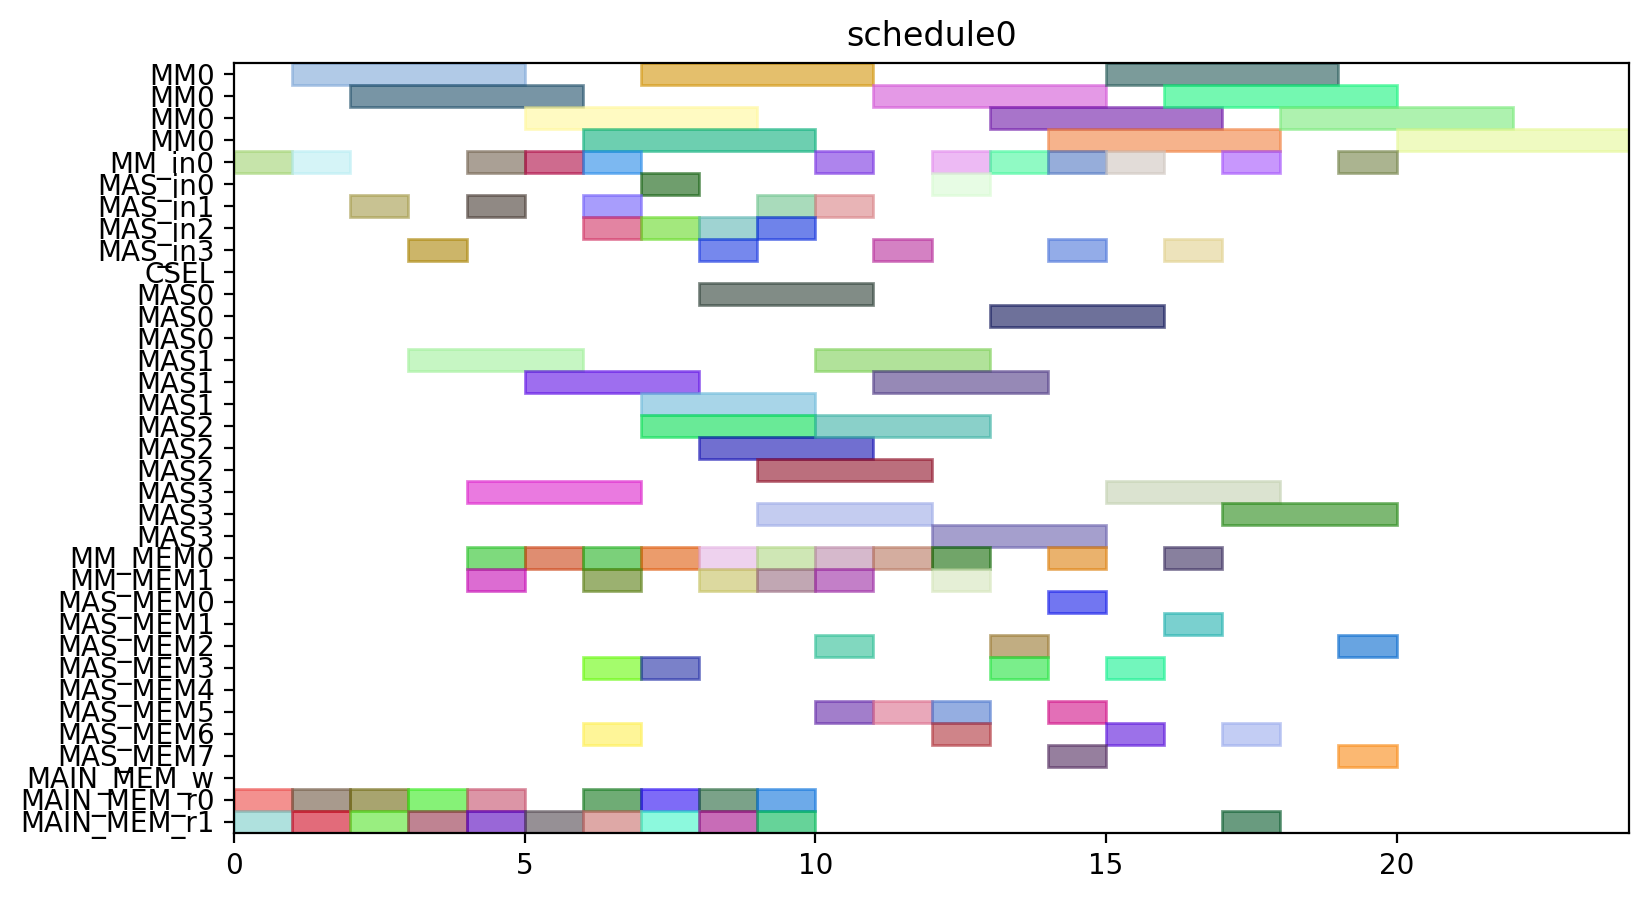

The script that drew this image:
from pyschedule import Scenario, solvers, plotters, alt


def solve():
	horizon = 120
	S = Scenario("schedule0", horizon=horizon)

	# resource
	MM = S.Resources('MM', num=1, size=4)
	MM_in = S.Resources('MM_in', num=1)
	MAS_in = S.Resources('MAS_in', num=4)
	CSEL = S.Resource('CSEL')
	MAS = S.Resources('MAS', num=4, size=3, periods=range(1, horizon))
	MM_MEM = S.Resources('MM_MEM', num=2)
	MAS_MEM = S.Resources('MAS_MEM', num=8)
	MAIN_MEM_w = S.Resource('MAIN_MEM_w', size=1)
	MAIN_MEM_r = S.Resources('MAIN_MEM_r', num=2)

	# result of previous scheduling

	# new tasks
	t0 = S.Task('t0', length=4, delay_cost=1)
	t0 += alt(MM)
	t0_in = S.Task('t0_in', length=1, delay_cost=1)
	t0_in += alt(MM_in)
	S += t0_in*MM_in[0]<=t0*MM[0]
	t0_mem0 = S.Task('t0_mem0', length=1, delay_cost=1)
	t0_mem0 += MAIN_MEM_r[0]
	S += t0_mem0 <= t0

	t0_mem1 = S.Task('t0_mem1', length=1, delay_cost=1)
	t0_mem1 += MAIN_MEM_r[1]
	S += t0_mem1 <= t0

	t1 = S.Task('t1', length=4, delay_cost=1)
	t1 += alt(MM)
	t1_in = S.Task('t1_in', length=1, delay_cost=1)
	t1_in += alt(MM_in)
	S += t1_in*MM_in[0]<=t1*MM[0]
	t1_mem0 = S.Task('t1_mem0', length=1, delay_cost=1)
	t1_mem0 += MAIN_MEM_r[0]
	S += t1_mem0 <= t1

	t1_mem1 = S.Task('t1_mem1', length=1, delay_cost=1)
	t1_mem1 += MAIN_MEM_r[1]
	S += t1_mem1 <= t1

	t2 = S.Task('t2', length=4, delay_cost=1)
	t2 += alt(MM)
	t2_in = S.Task('t2_in', length=1, delay_cost=1)
	t2_in += alt(MM_in)
	S += t2_in*MM_in[0]<=t2*MM[0]
	t2_mem0 = S.Task('t2_mem0', length=1, delay_cost=1)
	t2_mem0 += MAIN_MEM_r[0]
	S += t2_mem0 <= t2

	t2_mem1 = S.Task('t2_mem1', length=1, delay_cost=1)
	t2_mem1 += MAIN_MEM_r[1]
	S += t2_mem1 <= t2

	t3 = S.Task('t3', length=3, delay_cost=1)
	t3 += alt(MAS)
	t3_in = S.Task('t3_in', length=1, delay_cost=1)
	t3_in += alt(MAS_in)
	S += t3_in*MAS_in[0]<=t3*MAS[0]

	S += t3_in*MAS_in[1]<=t3*MAS[1]

	S += t3_in*MAS_in[2]<=t3*MAS[2]

	S += t3_in*MAS_in[3]<=t3*MAS[3]

	t3_mem0 = S.Task('t3_mem0', length=1, delay_cost=1)
	t3_mem0 += MAIN_MEM_r[0]
	S += t3_mem0 <= t3

	t3_mem1 = S.Task('t3_mem1', length=1, delay_cost=1)
	t3_mem1 += MAIN_MEM_r[1]
	S += t3_mem1 <= t3

	t4 = S.Task('t4', length=3, delay_cost=1)
	t4 += alt(MAS)
	t4_in = S.Task('t4_in', length=1, delay_cost=1)
	t4_in += alt(MAS_in)
	S += t4_in*MAS_in[0]<=t4*MAS[0]

	S += t4_in*MAS_in[1]<=t4*MAS[1]

	S += t4_in*MAS_in[2]<=t4*MAS[2]

	S += t4_in*MAS_in[3]<=t4*MAS[3]

	t4_mem0 = S.Task('t4_mem0', length=1, delay_cost=1)
	t4_mem0 += MAIN_MEM_r[0]
	S += t4_mem0 <= t4

	t4_mem1 = S.Task('t4_mem1', length=1, delay_cost=1)
	t4_mem1 += MAIN_MEM_r[1]
	S += t4_mem1 <= t4

	t8 = S.Task('t8', length=3, delay_cost=1)
	t8 += alt(MAS)
	t8_in = S.Task('t8_in', length=1, delay_cost=1)
	t8_in += alt(MAS_in)
	S += t8_in*MAS_in[0]<=t8*MAS[0]

	S += t8_in*MAS_in[1]<=t8*MAS[1]

	S += t8_in*MAS_in[2]<=t8*MAS[2]

	S += t8_in*MAS_in[3]<=t8*MAS[3]

	t8_mem0 = S.Task('t8_mem0', length=1, delay_cost=1)
	t8_mem0 += MAIN_MEM_r[0]
	S += t8_mem0 <= t8

	t8_mem1 = S.Task('t8_mem1', length=1, delay_cost=1)
	t8_mem1 += MAIN_MEM_r[1]
	S += t8_mem1 <= t8

	t9 = S.Task('t9', length=3, delay_cost=1)
	t9 += alt(MAS)
	t9_in = S.Task('t9_in', length=1, delay_cost=1)
	t9_in += alt(MAS_in)
	S += t9_in*MAS_in[0]<=t9*MAS[0]

	S += t9_in*MAS_in[1]<=t9*MAS[1]

	S += t9_in*MAS_in[2]<=t9*MAS[2]

	S += t9_in*MAS_in[3]<=t9*MAS[3]

	t9_mem0 = S.Task('t9_mem0', length=1, delay_cost=1)
	t9_mem0 += MAIN_MEM_r[0]
	S += t9_mem0 <= t9

	t9_mem1 = S.Task('t9_mem1', length=1, delay_cost=1)
	t9_mem1 += MAIN_MEM_r[1]
	S += t9_mem1 <= t9

	t13 = S.Task('t13', length=3, delay_cost=1)
	t13 += alt(MAS)
	t13_in = S.Task('t13_in', length=1, delay_cost=1)
	t13_in += alt(MAS_in)
	S += t13_in*MAS_in[0]<=t13*MAS[0]

	S += t13_in*MAS_in[1]<=t13*MAS[1]

	S += t13_in*MAS_in[2]<=t13*MAS[2]

	S += t13_in*MAS_in[3]<=t13*MAS[3]

	t13_mem0 = S.Task('t13_mem0', length=1, delay_cost=1)
	t13_mem0 += MAIN_MEM_r[0]
	S += t13_mem0 <= t13

	t13_mem1 = S.Task('t13_mem1', length=1, delay_cost=1)
	t13_mem1 += MAIN_MEM_r[1]
	S += t13_mem1 <= t13

	t14 = S.Task('t14', length=3, delay_cost=1)
	t14 += alt(MAS)
	t14_in = S.Task('t14_in', length=1, delay_cost=1)
	t14_in += alt(MAS_in)
	S += t14_in*MAS_in[0]<=t14*MAS[0]

	S += t14_in*MAS_in[1]<=t14*MAS[1]

	S += t14_in*MAS_in[2]<=t14*MAS[2]

	S += t14_in*MAS_in[3]<=t14*MAS[3]

	t14_mem0 = S.Task('t14_mem0', length=1, delay_cost=1)
	t14_mem0 += MAIN_MEM_r[0]
	S += t14_mem0 <= t14

	t14_mem1 = S.Task('t14_mem1', length=1, delay_cost=1)
	t14_mem1 += MAIN_MEM_r[1]
	S += t14_mem1 <= t14

	t5 = S.Task('t5', length=4, delay_cost=1)
	t5 += alt(MM)
	t5_in = S.Task('t5_in', length=1, delay_cost=1)
	t5_in += alt(MM_in)
	S += t5_in*MM_in[0]<=t5*MM[0]
	t5_mem0 = S.Task('t5_mem0', length=1, delay_cost=1)
	t5_mem0 += alt(MAS_MEM)
	S += (t3*MAS[0])-1 < t5_mem0*MAS_MEM[0]
	S += (t3*MAS[1])-1 < t5_mem0*MAS_MEM[2]
	S += (t3*MAS[2])-1 < t5_mem0*MAS_MEM[4]
	S += (t3*MAS[3])-1 < t5_mem0*MAS_MEM[6]
	S += t5_mem0 <= t5

	t5_mem1 = S.Task('t5_mem1', length=1, delay_cost=1)
	t5_mem1 += alt(MAS_MEM)
	S += (t4*MAS[0])-1 < t5_mem1*MAS_MEM[1]
	S += (t4*MAS[1])-1 < t5_mem1*MAS_MEM[3]
	S += (t4*MAS[2])-1 < t5_mem1*MAS_MEM[5]
	S += (t4*MAS[3])-1 < t5_mem1*MAS_MEM[7]
	S += t5_mem1 <= t5

	t6 = S.Task('t6', length=3, delay_cost=1)
	t6 += alt(MAS)
	t6_in = S.Task('t6_in', length=1, delay_cost=1)
	t6_in += alt(MAS_in)
	S += t6_in*MAS_in[0]<=t6*MAS[0]

	S += t6_in*MAS_in[1]<=t6*MAS[1]

	S += t6_in*MAS_in[2]<=t6*MAS[2]

	S += t6_in*MAS_in[3]<=t6*MAS[3]

	t6_mem0 = S.Task('t6_mem0', length=1, delay_cost=1)
	t6_mem0 += alt(MM_MEM)
	S += (t0*MM[0])-1 < t6_mem0*MM_MEM[0]
	S += t6_mem0 <= t6

	t6_mem1 = S.Task('t6_mem1', length=1, delay_cost=1)
	t6_mem1 += alt(MM_MEM)
	S += (t1*MM[0])-1 < t6_mem1*MM_MEM[1]
	S += t6_mem1 <= t6

	t10 = S.Task('t10', length=4, delay_cost=1)
	t10 += alt(MM)
	t10_in = S.Task('t10_in', length=1, delay_cost=1)
	t10_in += alt(MM_in)
	S += t10_in*MM_in[0]<=t10*MM[0]
	t10_mem0 = S.Task('t10_mem0', length=1, delay_cost=1)
	t10_mem0 += alt(MAS_MEM)
	S += (t8*MAS[0])-1 < t10_mem0*MAS_MEM[0]
	S += (t8*MAS[1])-1 < t10_mem0*MAS_MEM[2]
	S += (t8*MAS[2])-1 < t10_mem0*MAS_MEM[4]
	S += (t8*MAS[3])-1 < t10_mem0*MAS_MEM[6]
	S += t10_mem0 <= t10

	t10_mem1 = S.Task('t10_mem1', length=1, delay_cost=1)
	t10_mem1 += alt(MAS_MEM)
	S += (t9*MAS[0])-1 < t10_mem1*MAS_MEM[1]
	S += (t9*MAS[1])-1 < t10_mem1*MAS_MEM[3]
	S += (t9*MAS[2])-1 < t10_mem1*MAS_MEM[5]
	S += (t9*MAS[3])-1 < t10_mem1*MAS_MEM[7]
	S += t10_mem1 <= t10

	t11 = S.Task('t11', length=3, delay_cost=1)
	t11 += alt(MAS)
	t11_in = S.Task('t11_in', length=1, delay_cost=1)
	t11_in += alt(MAS_in)
	S += t11_in*MAS_in[0]<=t11*MAS[0]

	S += t11_in*MAS_in[1]<=t11*MAS[1]

	S += t11_in*MAS_in[2]<=t11*MAS[2]

	S += t11_in*MAS_in[3]<=t11*MAS[3]

	t11_mem0 = S.Task('t11_mem0', length=1, delay_cost=1)
	t11_mem0 += alt(MM_MEM)
	S += (t1*MM[0])-1 < t11_mem0*MM_MEM[0]
	S += t11_mem0 <= t11

	t11_mem1 = S.Task('t11_mem1', length=1, delay_cost=1)
	t11_mem1 += alt(MM_MEM)
	S += (t2*MM[0])-1 < t11_mem1*MM_MEM[1]
	S += t11_mem1 <= t11

	t15 = S.Task('t15', length=4, delay_cost=1)
	t15 += alt(MM)
	t15_in = S.Task('t15_in', length=1, delay_cost=1)
	t15_in += alt(MM_in)
	S += t15_in*MM_in[0]<=t15*MM[0]
	t15_mem0 = S.Task('t15_mem0', length=1, delay_cost=1)
	t15_mem0 += alt(MAS_MEM)
	S += (t13*MAS[0])-1 < t15_mem0*MAS_MEM[0]
	S += (t13*MAS[1])-1 < t15_mem0*MAS_MEM[2]
	S += (t13*MAS[2])-1 < t15_mem0*MAS_MEM[4]
	S += (t13*MAS[3])-1 < t15_mem0*MAS_MEM[6]
	S += t15_mem0 <= t15

	t15_mem1 = S.Task('t15_mem1', length=1, delay_cost=1)
	t15_mem1 += alt(MAS_MEM)
	S += (t14*MAS[0])-1 < t15_mem1*MAS_MEM[1]
	S += (t14*MAS[1])-1 < t15_mem1*MAS_MEM[3]
	S += (t14*MAS[2])-1 < t15_mem1*MAS_MEM[5]
	S += (t14*MAS[3])-1 < t15_mem1*MAS_MEM[7]
	S += t15_mem1 <= t15

	t16 = S.Task('t16', length=3, delay_cost=1)
	t16 += alt(MAS)
	t16_in = S.Task('t16_in', length=1, delay_cost=1)
	t16_in += alt(MAS_in)
	S += t16_in*MAS_in[0]<=t16*MAS[0]

	S += t16_in*MAS_in[1]<=t16*MAS[1]

	S += t16_in*MAS_in[2]<=t16*MAS[2]

	S += t16_in*MAS_in[3]<=t16*MAS[3]

	t16_mem0 = S.Task('t16_mem0', length=1, delay_cost=1)
	t16_mem0 += alt(MM_MEM)
	S += (t0*MM[0])-1 < t16_mem0*MM_MEM[0]
	S += t16_mem0 <= t16

	t16_mem1 = S.Task('t16_mem1', length=1, delay_cost=1)
	t16_mem1 += alt(MM_MEM)
	S += (t2*MM[0])-1 < t16_mem1*MM_MEM[1]
	S += t16_mem1 <= t16

	t18 = S.Task('t18', length=3, delay_cost=1)
	t18 += alt(MAS)
	t18_in = S.Task('t18_in', length=1, delay_cost=1)
	t18_in += alt(MAS_in)
	S += t18_in*MAS_in[0]<=t18*MAS[0]

	S += t18_in*MAS_in[1]<=t18*MAS[1]

	S += t18_in*MAS_in[2]<=t18*MAS[2]

	S += t18_in*MAS_in[3]<=t18*MAS[3]

	t18_mem0 = S.Task('t18_mem0', length=1, delay_cost=1)
	t18_mem0 += alt(MM_MEM)
	S += (t0*MM[0])-1 < t18_mem0*MM_MEM[0]
	S += t18_mem0 <= t18

	t18_mem1 = S.Task('t18_mem1', length=1, delay_cost=1)
	t18_mem1 += alt(MM_MEM)
	S += (t0*MM[0])-1 < t18_mem1*MM_MEM[1]
	S += t18_mem1 <= t18

	t20 = S.Task('t20', length=4, delay_cost=1)
	t20 += alt(MM)
	t20_in = S.Task('t20_in', length=1, delay_cost=1)
	t20_in += alt(MM_in)
	S += t20_in*MM_in[0]<=t20*MM[0]
	t20_mem0 = S.Task('t20_mem0', length=1, delay_cost=1)
	t20_mem0 += alt(MM_MEM)
	S += (t2*MM[0])-1 < t20_mem0*MM_MEM[0]
	S += t20_mem0 <= t20

	t20_mem1 = S.Task('t20_mem1', length=1, delay_cost=1)
	t20_mem1 += MAIN_MEM_r[1]
	S += t20_mem1 <= t20

	t7 = S.Task('t7', length=3, delay_cost=1)
	t7 += alt(MAS)
	t7_in = S.Task('t7_in', length=1, delay_cost=1)
	t7_in += alt(MAS_in)
	S += t7_in*MAS_in[0]<=t7*MAS[0]

	S += t7_in*MAS_in[1]<=t7*MAS[1]

	S += t7_in*MAS_in[2]<=t7*MAS[2]

	S += t7_in*MAS_in[3]<=t7*MAS[3]

	t7_mem0 = S.Task('t7_mem0', length=1, delay_cost=1)
	t7_mem0 += alt(MM_MEM)
	S += (t5*MM[0])-1 < t7_mem0*MM_MEM[0]
	S += t7_mem0 <= t7

	t7_mem1 = S.Task('t7_mem1', length=1, delay_cost=1)
	t7_mem1 += alt(MAS_MEM)
	S += (t6*MAS[0])-1 < t7_mem1*MAS_MEM[1]
	S += (t6*MAS[1])-1 < t7_mem1*MAS_MEM[3]
	S += (t6*MAS[2])-1 < t7_mem1*MAS_MEM[5]
	S += (t6*MAS[3])-1 < t7_mem1*MAS_MEM[7]
	S += t7_mem1 <= t7

	t12 = S.Task('t12', length=3, delay_cost=1)
	t12 += alt(MAS)
	t12_in = S.Task('t12_in', length=1, delay_cost=1)
	t12_in += alt(MAS_in)
	S += t12_in*MAS_in[0]<=t12*MAS[0]

	S += t12_in*MAS_in[1]<=t12*MAS[1]

	S += t12_in*MAS_in[2]<=t12*MAS[2]

	S += t12_in*MAS_in[3]<=t12*MAS[3]

	t12_mem0 = S.Task('t12_mem0', length=1, delay_cost=1)
	t12_mem0 += alt(MM_MEM)
	S += (t10*MM[0])-1 < t12_mem0*MM_MEM[0]
	S += t12_mem0 <= t12

	t12_mem1 = S.Task('t12_mem1', length=1, delay_cost=1)
	t12_mem1 += alt(MAS_MEM)
	S += (t11*MAS[0])-1 < t12_mem1*MAS_MEM[1]
	S += (t11*MAS[1])-1 < t12_mem1*MAS_MEM[3]
	S += (t11*MAS[2])-1 < t12_mem1*MAS_MEM[5]
	S += (t11*MAS[3])-1 < t12_mem1*MAS_MEM[7]
	S += t12_mem1 <= t12

	t17 = S.Task('t17', length=3, delay_cost=1)
	t17 += alt(MAS)
	t17_in = S.Task('t17_in', length=1, delay_cost=1)
	t17_in += alt(MAS_in)
	S += t17_in*MAS_in[0]<=t17*MAS[0]

	S += t17_in*MAS_in[1]<=t17*MAS[1]

	S += t17_in*MAS_in[2]<=t17*MAS[2]

	S += t17_in*MAS_in[3]<=t17*MAS[3]

	t17_mem0 = S.Task('t17_mem0', length=1, delay_cost=1)
	t17_mem0 += alt(MM_MEM)
	S += (t15*MM[0])-1 < t17_mem0*MM_MEM[0]
	S += t17_mem0 <= t17

	t17_mem1 = S.Task('t17_mem1', length=1, delay_cost=1)
	t17_mem1 += alt(MAS_MEM)
	S += (t16*MAS[0])-1 < t17_mem1*MAS_MEM[1]
	S += (t16*MAS[1])-1 < t17_mem1*MAS_MEM[3]
	S += (t16*MAS[2])-1 < t17_mem1*MAS_MEM[5]
	S += (t16*MAS[3])-1 < t17_mem1*MAS_MEM[7]
	S += t17_mem1 <= t17

	t19 = S.Task('t19', length=3, delay_cost=1)
	t19 += alt(MAS)
	t19_in = S.Task('t19_in', length=1, delay_cost=1)
	t19_in += alt(MAS_in)
	S += t19_in*MAS_in[0]<=t19*MAS[0]

	S += t19_in*MAS_in[1]<=t19*MAS[1]

	S += t19_in*MAS_in[2]<=t19*MAS[2]

	S += t19_in*MAS_in[3]<=t19*MAS[3]

	t19_mem0 = S.Task('t19_mem0', length=1, delay_cost=1)
	t19_mem0 += alt(MM_MEM)
	S += (t0*MM[0])-1 < t19_mem0*MM_MEM[0]
	S += t19_mem0 <= t19

	t19_mem1 = S.Task('t19_mem1', length=1, delay_cost=1)
	t19_mem1 += alt(MAS_MEM)
	S += (t18*MAS[0])-1 < t19_mem1*MAS_MEM[1]
	S += (t18*MAS[1])-1 < t19_mem1*MAS_MEM[3]
	S += (t18*MAS[2])-1 < t19_mem1*MAS_MEM[5]
	S += (t18*MAS[3])-1 < t19_mem1*MAS_MEM[7]
	S += t19_mem1 <= t19

	t21 = S.Task('t21', length=3, delay_cost=1)
	t21 += alt(MAS)
	t21_in = S.Task('t21_in', length=1, delay_cost=1)
	t21_in += alt(MAS_in)
	S += t21_in*MAS_in[0]<=t21*MAS[0]

	S += t21_in*MAS_in[1]<=t21*MAS[1]

	S += t21_in*MAS_in[2]<=t21*MAS[2]

	S += t21_in*MAS_in[3]<=t21*MAS[3]

	t21_mem0 = S.Task('t21_mem0', length=1, delay_cost=1)
	t21_mem0 += alt(MM_MEM)
	S += (t1*MM[0])-1 < t21_mem0*MM_MEM[0]
	S += t21_mem0 <= t21

	t21_mem1 = S.Task('t21_mem1', length=1, delay_cost=1)
	t21_mem1 += alt(MM_MEM)
	S += (t20*MM[0])-1 < t21_mem1*MM_MEM[1]
	S += t21_mem1 <= t21

	t22 = S.Task('t22', length=3, delay_cost=1)
	t22 += alt(MAS)
	t22_in = S.Task('t22_in', length=1, delay_cost=1)
	t22_in += alt(MAS_in)
	S += t22_in*MAS_in[0]<=t22*MAS[0]

	S += t22_in*MAS_in[1]<=t22*MAS[1]

	S += t22_in*MAS_in[2]<=t22*MAS[2]

	S += t22_in*MAS_in[3]<=t22*MAS[3]

	t22_mem0 = S.Task('t22_mem0', length=1, delay_cost=1)
	t22_mem0 += alt(MM_MEM)
	S += (t1*MM[0])-1 < t22_mem0*MM_MEM[0]
	S += t22_mem0 <= t22

	t22_mem1 = S.Task('t22_mem1', length=1, delay_cost=1)
	t22_mem1 += alt(MM_MEM)
	S += (t20*MM[0])-1 < t22_mem1*MM_MEM[1]
	S += t22_mem1 <= t22

	t23 = S.Task('t23', length=4, delay_cost=1)
	t23 += alt(MM)
	t23_in = S.Task('t23_in', length=1, delay_cost=1)
	t23_in += alt(MM_in)
	S += t23_in*MM_in[0]<=t23*MM[0]
	t23_mem0 = S.Task('t23_mem0', length=1, delay_cost=1)
	t23_mem0 += alt(MAS_MEM)
	S += (t17*MAS[0])-1 < t23_mem0*MAS_MEM[0]
	S += (t17*MAS[1])-1 < t23_mem0*MAS_MEM[2]
	S += (t17*MAS[2])-1 < t23_mem0*MAS_MEM[4]
	S += (t17*MAS[3])-1 < t23_mem0*MAS_MEM[6]
	S += t23_mem0 <= t23

	t23_mem1 = S.Task('t23_mem1', length=1, delay_cost=1)
	t23_mem1 += MAIN_MEM_r[1]
	S += t23_mem1 <= t23

	t25 = S.Task('t25', length=4, delay_cost=1)
	t25 += alt(MM)
	t25_in = S.Task('t25_in', length=1, delay_cost=1)
	t25_in += alt(MM_in)
	S += t25_in*MM_in[0]<=t25*MM[0]
	t25_mem0 = S.Task('t25_mem0', length=1, delay_cost=1)
	t25_mem0 += alt(MAS_MEM)
	S += (t7*MAS[0])-1 < t25_mem0*MAS_MEM[0]
	S += (t7*MAS[1])-1 < t25_mem0*MAS_MEM[2]
	S += (t7*MAS[2])-1 < t25_mem0*MAS_MEM[4]
	S += (t7*MAS[3])-1 < t25_mem0*MAS_MEM[6]
	S += t25_mem0 <= t25

	t25_mem1 = S.Task('t25_mem1', length=1, delay_cost=1)
	t25_mem1 += alt(MAS_MEM)
	S += (t22*MAS[0])-1 < t25_mem1*MAS_MEM[1]
	S += (t22*MAS[1])-1 < t25_mem1*MAS_MEM[3]
	S += (t22*MAS[2])-1 < t25_mem1*MAS_MEM[5]
	S += (t22*MAS[3])-1 < t25_mem1*MAS_MEM[7]
	S += t25_mem1 <= t25

	t27 = S.Task('t27', length=4, delay_cost=1)
	t27 += alt(MM)
	t27_in = S.Task('t27_in', length=1, delay_cost=1)
	t27_in += alt(MM_in)
	S += t27_in*MM_in[0]<=t27*MM[0]
	t27_mem0 = S.Task('t27_mem0', length=1, delay_cost=1)
	t27_mem0 += alt(MAS_MEM)
	S += (t22*MAS[0])-1 < t27_mem0*MAS_MEM[0]
	S += (t22*MAS[1])-1 < t27_mem0*MAS_MEM[2]
	S += (t22*MAS[2])-1 < t27_mem0*MAS_MEM[4]
	S += (t22*MAS[3])-1 < t27_mem0*MAS_MEM[6]
	S += t27_mem0 <= t27

	t27_mem1 = S.Task('t27_mem1', length=1, delay_cost=1)
	t27_mem1 += alt(MAS_MEM)
	S += (t21*MAS[0])-1 < t27_mem1*MAS_MEM[1]
	S += (t21*MAS[1])-1 < t27_mem1*MAS_MEM[3]
	S += (t21*MAS[2])-1 < t27_mem1*MAS_MEM[5]
	S += (t21*MAS[3])-1 < t27_mem1*MAS_MEM[7]
	S += t27_mem1 <= t27

	t28 = S.Task('t28', length=4, delay_cost=1)
	t28 += alt(MM)
	t28_in = S.Task('t28_in', length=1, delay_cost=1)
	t28_in += alt(MM_in)
	S += t28_in*MM_in[0]<=t28*MM[0]
	t28_mem0 = S.Task('t28_mem0', length=1, delay_cost=1)
	t28_mem0 += alt(MAS_MEM)
	S += (t19*MAS[0])-1 < t28_mem0*MAS_MEM[0]
	S += (t19*MAS[1])-1 < t28_mem0*MAS_MEM[2]
	S += (t19*MAS[2])-1 < t28_mem0*MAS_MEM[4]
	S += (t19*MAS[3])-1 < t28_mem0*MAS_MEM[6]
	S += t28_mem0 <= t28

	t28_mem1 = S.Task('t28_mem1', length=1, delay_cost=1)
	t28_mem1 += alt(MAS_MEM)
	S += (t7*MAS[0])-1 < t28_mem1*MAS_MEM[1]
	S += (t7*MAS[1])-1 < t28_mem1*MAS_MEM[3]
	S += (t7*MAS[2])-1 < t28_mem1*MAS_MEM[5]
	S += (t7*MAS[3])-1 < t28_mem1*MAS_MEM[7]
	S += t28_mem1 <= t28

	t29 = S.Task('t29', length=4, delay_cost=1)
	t29 += alt(MM)
	t29_in = S.Task('t29_in', length=1, delay_cost=1)
	t29_in += alt(MM_in)
	S += t29_in*MM_in[0]<=t29*MM[0]
	t29_mem0 = S.Task('t29_mem0', length=1, delay_cost=1)
	t29_mem0 += alt(MAS_MEM)
	S += (t21*MAS[0])-1 < t29_mem0*MAS_MEM[0]
	S += (t21*MAS[1])-1 < t29_mem0*MAS_MEM[2]
	S += (t21*MAS[2])-1 < t29_mem0*MAS_MEM[4]
	S += (t21*MAS[3])-1 < t29_mem0*MAS_MEM[6]
	S += t29_mem0 <= t29

	t29_mem1 = S.Task('t29_mem1', length=1, delay_cost=1)
	t29_mem1 += alt(MAS_MEM)
	S += (t12*MAS[0])-1 < t29_mem1*MAS_MEM[1]
	S += (t12*MAS[1])-1 < t29_mem1*MAS_MEM[3]
	S += (t12*MAS[2])-1 < t29_mem1*MAS_MEM[5]
	S += (t12*MAS[3])-1 < t29_mem1*MAS_MEM[7]
	S += t29_mem1 <= t29

	solvers.mip.solve(S,msg=1,kind='CPLEX',ratio_gap=1.01)

	solution = [['hoge']*len(S.solution()[1]) for i in range(len(S.solution()))]
	for i in range(len(S.solution())):
		for j in range(len(S.solution()[i])):
			solution[i][j]=str(S.solution()[i][j])
	print(solution)

	cycles = int(solution[-1][3])

	pic_file_name = "/home/mfukuda/ABE/multiRAM_multiMAS_16mux/scheduling_result/stage4MM1_stage3MAS4/EP_ADD_A_0/schedule0.png"
	if(S.solution() != []):
		plotters.matplotlib.plot(S,img_filename=pic_file_name, show_task_labels=False, fig_size=(cycles*0.25+3, 5))

	return solution
